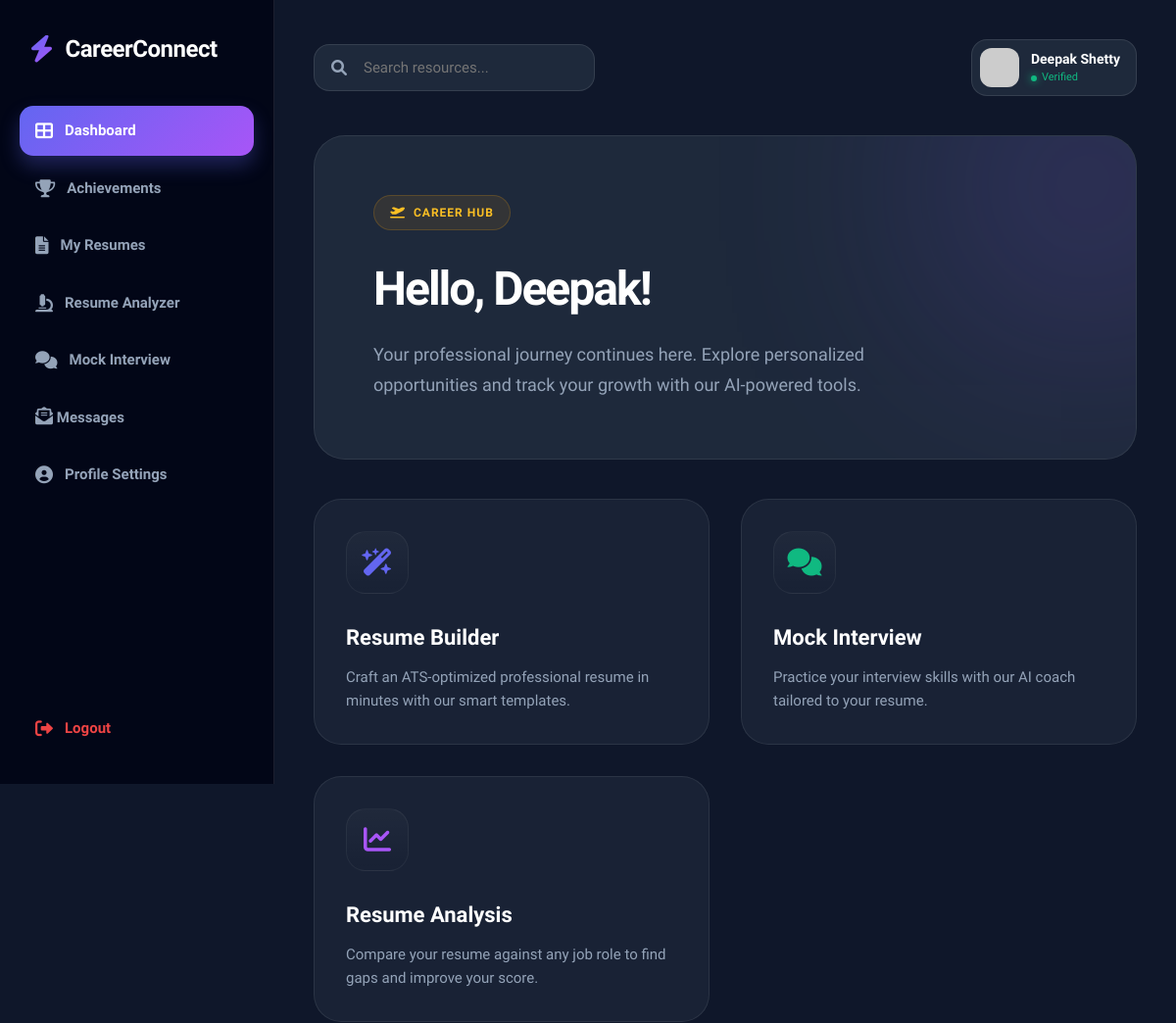
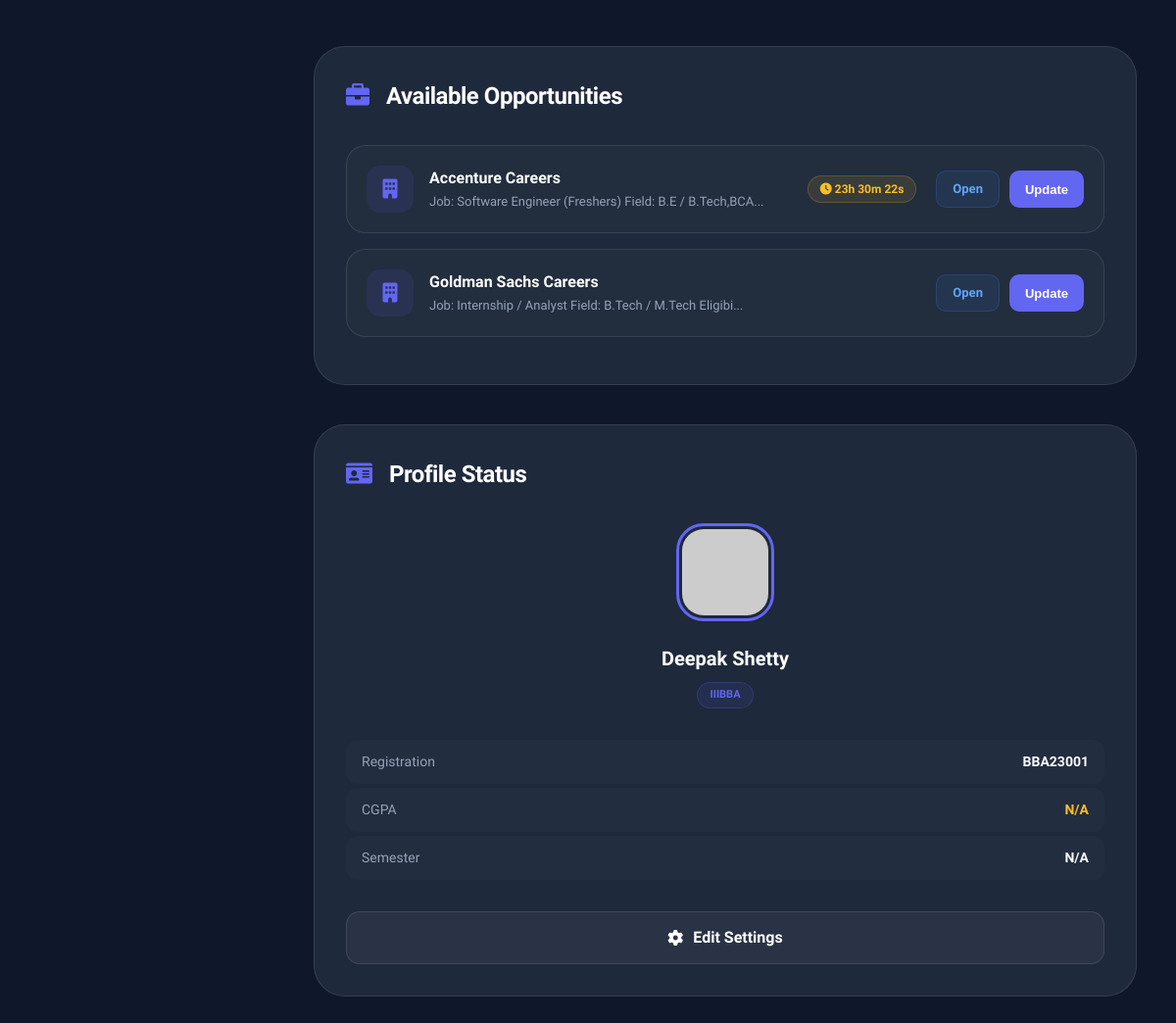
The page /student_profile (signed in) on the database its author committed (2 pictures, top to bottom).
### tables this page shows
CREATE TABLE students (
            id INTEGER PRIMARY KEY AUTOINCREMENT,
            name TEXT NOT NULL,
            roll_number TEXT UNIQUE NOT NULL,
            password TEXT NOT NULL,
            course TEXT NOT NULL,
            section TEXT NOT NULL
        , photo TEXT, phone TEXT, email TEXT, cgpa REAL, current_sem_percentage REAL, current_sem TEXT, sslc_percentage REAL, puc_percentage REAL);

CREATE TABLE companies (
            id INTEGER PRIMARY KEY AUTOINCREMENT,
            name TEXT NOT NULL,
            url TEXT NOT NULL,
            about TEXT NOT NULL
        , end_date TEXT, reminder_sent INTEGER DEFAULT 0);

### app.py (the view)
@app.route('/student_profile')
def student_profile():
    if 'student_id' not in session:
        return redirect(url_for('login'))
    student_id = session['student_id']
    conn = get_db()
    cur = conn.cursor()
    cur.execute("SELECT * FROM students WHERE id=?", (student_id,))
    student = cur.fetchone()
    now = datetime.now()
    now_str = now.strftime('%Y-%m-%d %H:%M:%S')
    cur.execute("SELECT * FROM companies WHERE end_date >= ? OR end_date IS NULL", (now_str,))
    companies_raw = cur.fetchall()
    conn.close()
    companies = []
    for c in companies_raw:
        c_dict = dict(c)
        if c_dict.get('end_date'):
            ed_str = c_dict['end_date'].replace('T', ' ')
            if len(ed_str) == 16:
                ed_str += ':00'
            try:
                try:
                    end_dt = datetime.strptime(ed_str, '%Y-%m-%d %H:%M:%S')
                except ValueError:
                    end_dt = datetime.strptime(ed_str, '%Y-%m-%d')
                diff = end_dt - now
                if timedelta(0) < diff <= timedelta(hours=24):
                    c_dict['show_timer'] = True
                    c_dict['end_timestamp'] = end_dt.timestamp() * 1000
            except ValueError:
                pass
        companies.append(c_dict)
    return render_template('student_profile.html', student=student, companies=companies)

### app.py (called while the page is built)
@app.context_processor
def inject_unread_counts():
    counts = {'admin_unread': 0, 'student_unread': 0}
    try:
        conn = get_db()
        cur = conn.cursor()
        if 'admin' in session:
            cur.execute("SELECT COUNT(*) FROM messages WHERE sender = 'student' AND is_read = 0")
            counts['admin_unread'] = cur.fetchone()[0]
        if 'student_id' in session:
            student_id = session['student_id']
            cur.execute("SELECT COUNT(*) FROM messages WHERE student_id = ? AND sender = 'admin' AND is_read = 0", (student_id,))
            counts['student_unread'] = cur.fetchone()[0]
        conn.close()
    except Exception:
        pass
    return counts

def get_db():
    base_dir = os.path.dirname(os.path.abspath(__file__))
    db_path = os.path.join(base_dir, "database.db")
    conn = sqlite3.connect(db_path)
    conn.row_factory = sqlite3.Row
    return conn

### templates/student_profile.html (shortened to what this page needs)
{% extends 'student_layout.html' %}
{% set active_page = 'dashboard' %}
{% block content %}
            <section class="welcome-hero animate-up">
                <div class="career-badge">
                    <i class="fas fa-plane-departure"></i> CAREER HUB
                </div>
                <h1>Hello, {{ student['name'].split(' ')[0].capitalize() }}!</h1>
                <p>Your professional journey continues here. Explore personalized opportunities and track your growth with our AI-powered tools.</p>
            </section>
            <section class="tools-grid">
                <a href="/resume_builder" class="tool-card">
                    <div class="tool-icon" style="color: #6366f1;"><i class="fas fa-wand-magic-sparkles"></i></div>
                    <h3>Resume Builder</h3>
                    <p>Craft an ATS-optimized professional resume in minutes with our smart templates.</p>
                </a>
                <a href="/mock_interview" class="tool-card">
                    <div class="tool-icon" style="color: #10b981;"><i class="fas fa-comments"></i></div>
                    <h3>Mock Interview</h3>
                    <p>Practice your interview skills with our AI coach tailored to your resume.</p>
                </a>
                <a href="/resume_analyzer" class="tool-card">
                    <div class="tool-icon" style="color: #a855f7;"><i class="fas fa-chart-line"></i></div>
                    <h3>Resume Analysis</h3>
                    <p>Compare your resume against any job role to find gaps and improve your score.</p>
                </a>
            </section>
            <div class="dashboard-grid">
                <div class="section-card">
                    <h2><i class="fas fa-briefcase" style="color: var(--primary-color); margin-right: 12px;"></i> Available Opportunities</h2>
                    {% if companies|length > 0 %}
                        {% for company in companies %}
                        <div class="company-list-item">
                            <div class="company-info-flex">
                                <div class="company-icon">
                                    <i class="fas fa-building"></i>
                                </div>
                                <div class="company-text">
                                    <div class="company-name-title">{{ company['name'] }}</div>
                                    <div class="company-desc">{{ company['about'][:60] }}...</div>
                                </div>
                            </div>
                            <div class="company-actions">
                                {% if company['show_timer'] %}
                                <div class="countdown-timer" data-end="{{ company['end_timestamp'] }}">
                                    <i class="fas fa-clock"></i> <span class="time-text">--:--:--</span>
                                </div>
                                {% endif %}
                                <div class="button-group">
                                    <a href="/apply/{{ company['id'] }}" target="_blank" class="btn-link">Open</a>
                                    <button onclick="openRemarkModal({{ company['id'] }}, '{{ company['name']|escape }}')" class="btn-apply">Update</button>
                                </div>
                            </div>
                        </div>
                        {% endfor %}
                    {% else %}
                        <div class="empty-state">
                            <i class="fas fa-inbox"></i>
                            <p>No new opportunities at the moment. Check back soon!</p>
                        </div>
                    {% endif %}
                </div>
                <div class="section-card">
                    <h2><i class="fas fa-id-card" style="color: var(--primary-color); margin-right: 12px;"></i> Profile Status</h2>
                    <div class="profile-summary">
                        <img src="{{ url_for('static', filename='uploads/' + student['photo']) if student['photo'] else 'https://ui-avatars.com/api/?name=' + student['name'] }}" class="profile-img-large">
                        <div class="profile-name-large">{{ student['name'] }}</div>
                        <div class="course-badge">{{ student['course'].upper() }}</div>
                    </div>
                    <div class="stats-list">
                        <div class="mini-profile-item">
                            <span>Registration</span>
                            <strong>{{ student['roll_number'] }}</strong>
                        </div>
                        <div class="mini-profile-item">
                            <span>CGPA</span>
                            <strong style="color: #fbbf24;">{{ student['cgpa'] or 'N/A' }}</strong>
                        </div>
                        <div class="mini-profile-item">
                            <span>Semester</span>
                            <strong>{{ student['current_sem'] or 'N/A' }}</strong>
                        </div>
                    </div>
                    <a href="/student_profile" class="btn-settings">
                        <i class="fas fa-cog"></i> Edit Settings
                    </a>
                </div>
            </div>
{% endblock %}

### templates/student_layout.html (shortened to what this page needs)
<!DOCTYPE html>
<html lang="en">
<head>
    <link rel="stylesheet" href="{{ url_for('static', filename='style.css') }}">
    <link href="https://cdnjs.cloudflare.com/ajax/libs/font-awesome/6.0.0/css/all.min.css" rel="stylesheet">
</head>
<body>
    <div class="dashboard-layout">
        <aside class="sidebar" id="sidebar">
            <div class="sidebar-logo">
                <i class="fas fa-bolt"></i>
                <span>CareerConnect</span>
            </div>
            <nav class="nav-links">
                <a href="/student_profile" class="nav-item {% if active_page == 'dashboard' %}active{% endif %}"><i class="fas fa-th-large"></i> Dashboard</a>
                <a href="/student_achievements" class="nav-item {% if active_page == 'achievements' %}active{% endif %}"><i class="fas fa-trophy"></i> Achievements</a>
                <a href="/resume_builder" class="nav-item {% if active_page == 'resumes' %}active{% endif %}"><i class="fas fa-file-alt"></i> My Resumes</a>
                <a href="/resume_analyzer" class="nav-item {% if active_page == 'analyzer' %}active{% endif %}"><i class="fas fa-microscope"></i> Resume Analyzer</a>
                <a href="/mock_interview" class="nav-item {% if active_page == 'interview' %}active{% endif %}"><i class="fas fa-comments"></i> Mock Interview</a>
                <a href="/student_messages" class="nav-item {% if active_page == 'messages' %}active{% endif %}" style="display: flex; justify-content: space-between;">
                    <div><i class="fas fa-envelope-open-text"></i> Messages</div>
                </a>
                <a href="/edit_my_profile" class="nav-item {% if active_page == 'settings' %}active{% endif %}"><i class="fas fa-user-circle"></i> Profile Settings</a>
            </nav>
            <div style="margin-top: auto;">
                <a href="/logout" class="nav-item" style="color: var(--danger-color);">
                    <i class="fas fa-sign-out-alt"></i> Logout
                </a>
            </div>
        </aside>
        <main class="main-content">
            <header class="top-nav">
                <div style="display: flex; align-items: center; gap: 15px;">
                    <div class="search-bar">
                        <i class="fas fa-search"></i>
                        <input type="text" placeholder="Search resources...">
                    </div>
                </div>
                <div class="user-nav-info">
                    <div class="user-badge">
                        {% if student %}
                        <img src="{{ url_for('static', filename='uploads/' + student['photo']) if student['photo'] else 'https://ui-avatars.com/api/?name=' + student['name'] }}" alt="Profile">
                        <div class="user-info-text">
                            <div class="user-name" style="font-size: 14px; font-weight: 700; color: white;">{{ student['name'] }}</div>
                            <div class="user-status" style="font-size: 11px; color: var(--success-color); display: flex; align-items: center; gap: 5px;">
                                <span class="status-dot" style="width: 6px; height: 6px; background: var(--success-color); border-radius: 50%; display: inline-block; box-shadow: 0 0 8px var(--success-color);"></span> Verified
                            </div>
                        </div>
                        {% endif %}
                    </div>
                </div>
            </header>
            {% block content %}{% endblock %}
        </main>
    </div>
</body>
</html>

### templates/student_profile.html (style rules this page uses)
.company-list-item { display: flex; align-items: center; justify-content: space-between; padding: 20px; background: rgba(255, 255, 255, 0.02); border: 1px solid var(--border-color); border-radius: 20px; margin-bottom: 16px; transition: all 0.3s; }
.company-info-flex { display: flex; gap: 16px; align-items: center; }
.company-icon { width: 48px; height: 48px; background: rgba(99, 102, 241, 0.1); border-radius: 14px; display: flex; align-items: center; justify-content: center; font-size: 20px; color: var(--primary-color); }
.company-name-title { font-weight: 700; color: white; font-size: 16px; margin-bottom: 2px; }
.company-desc { font-size: 13px; color: var(--text-muted); }
.company-actions { display: flex; align-items: center; gap: 20px; }
.countdown-timer { font-size: 12px; font-weight: 700; color: #fbbf24; background: rgba(251, 191, 36, 0.1); padding: 4px 12px; border-radius: 100px; border: 1px solid rgba(251, 191, 36, 0.2); }
.button-group { display: flex; gap: 10px; }
.btn-link { padding: 8px 16px; font-size: 13px; font-weight: 700; color: #60a5fa; background: rgba(59, 130, 246, 0.1); border: 1px solid rgba(59, 130, 246, 0.2); border-radius: 10px; text-decoration: none; transition: 0.2s; }
.btn-apply { padding: 8px 16px; font-size: 13px; font-weight: 700; color: white; background: var(--primary-color); border: none; border-radius: 10px; cursor: pointer; transition: 0.2s; }
.profile-summary { text-align: center; margin-bottom: 32px; }
.profile-img-large { width: 100px; height: 100px; border-radius: 28px; margin-bottom: 16px; border: 3px solid var(--primary-color); padding: 3px; background: var(--bg-card); }
.profile-name-large { font-size: 20px; font-weight: 800; color: white; margin-bottom: 8px; }
.course-badge { display: inline-block; font-size: 11px; font-weight: 800; color: var(--primary-color); background: rgba(99, 102, 241, 0.1); padding: 4px 12px; border-radius: 100px; border: 1px solid rgba(99, 102, 241, 0.2); }
.stats-list { display: flex; flex-direction: column; gap: 4px; margin-bottom: 32px; }
.mini-profile-item { display: flex; justify-content: space-between; padding: 12px 16px; background: rgba(255,255,255,0.02); border-radius: 12px; font-size: 14px; }
.mini-profile-item span { color: var(--text-muted); }
.btn-settings { display: flex; align-items: center; justify-content: center; gap: 10px; width: 100%; padding: 14px; background: rgba(255,255,255,0.05); color: white; border: 1px solid var(--border-color); border-radius: 14px; text-decoration: none; font-weight: 700; transition: 0.3s; }

### rows shown on the page
students: name "Deepak Shetty", name.split "Deepak", course "IIIBBA", roll_number "BBA23001"
companies: name "Accenture Careers", about "Job: Software Engineer (Freshers) Field: B.E / B.Tech,BCA"
companies: name "Goldman Sachs Careers", about "Job: Internship / Analyst Field: B.Tech / M.Tech Eligibi"

### other values the page prints
{{ student['cgpa'] or 'N/A' }} "N/A"
{{ student['current_sem'] or 'N/A' }} "N/A"
